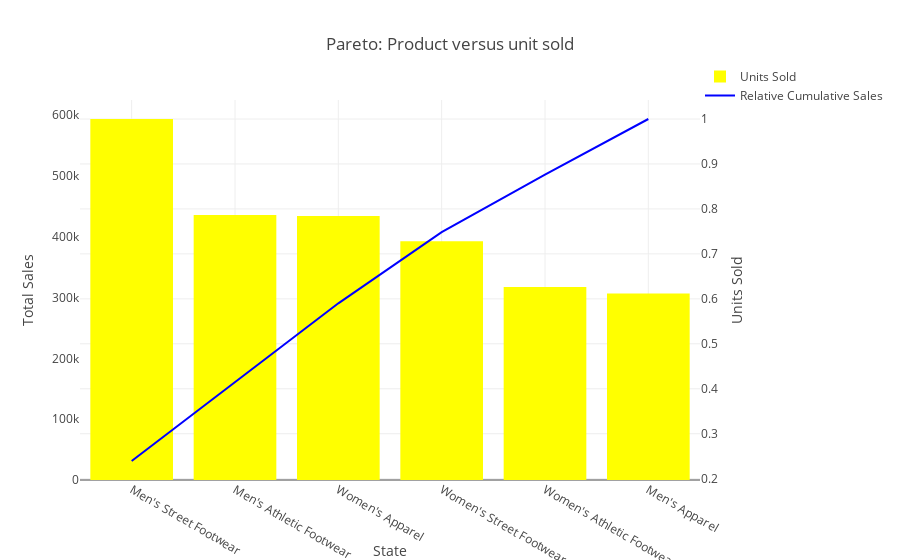

The cell this chart's notebook holds for it:
### Code cell
pareto(df)

### Figure 1 — Plotly figure (JSON) as saved in the notebook; plotly's stock layout.template omitted (floating-point values rounded to 4 significant figures)
{"data": [{"marker": {"color": "yellow"}, "name": "Units Sold", "type": "bar", "x": ["Men's Street Footwear", "Men's Athletic Footwear", "Women's Apparel", "Women's Street Footwear", "Women's Athletic Footwear", "Men's Apparel"], "y": [593320, 435526, 433827, 392269, 317236, 306683]}, {"line": {"color": "blue"}, "mode": "lines", "name": "Relative Cumulative Sales", "type": "scatter", "x": ["Men's Street Footwear", "Men's Athletic Footwear", "Women's Apparel", "Women's Street Footwear", "Women's Athletic Footwear", "Men's Apparel"], "y": [0.2394, 0.415, 0.5901, 0.7483, 0.8763, 1], "yaxis": "y2"}], "layout": {"legend": {"x": 1, "y": 1.1}, "title": {"text": "Pareto: Product versus unit sold"}, "xaxis": {"title": {"text": "State"}}, "yaxis": {"showgrid": false, "title": {"text": "Total Sales"}}, "yaxis2": {"overlaying": "y", "side": "right", "title": {"text": "Units Sold"}}}}
